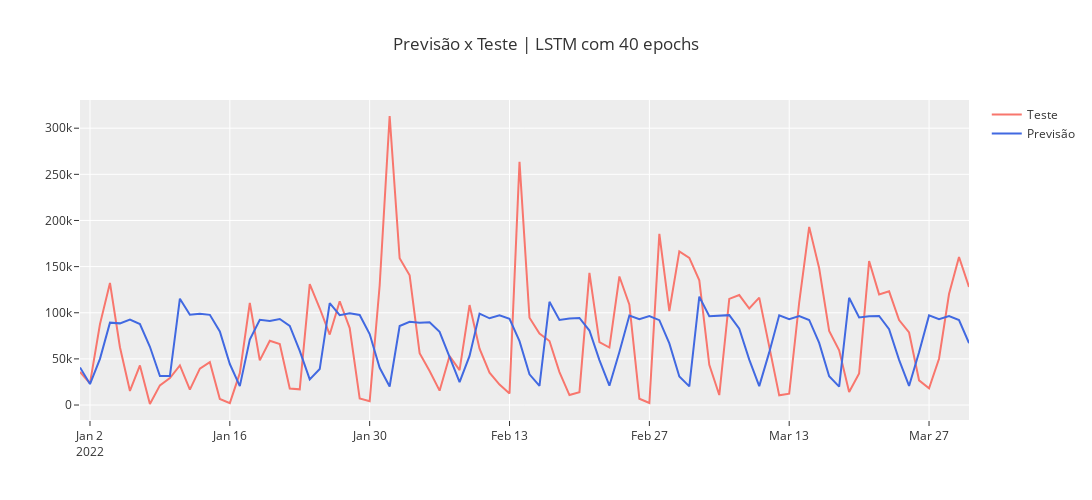

The notebook cell saved with this chart:
### Code cell
df_test.loc[:,'Prediction'] = all_predictions
fig = go.Figure([
    go.Scatter(x = df_test.index, y=df_test['VALOR'], mode='lines', name='Teste'),
    go.Scatter(x = df_test.index, y=df_test['Prediction'], mode='lines', line={'color': 'royalblue'}, name='Previsão')
])

fig.update_layout(title_text='Previsão x Teste | LSTM com 40 epochs',
                    height=500,
                    width=1200
)

fig.show(config=pxconfig)
